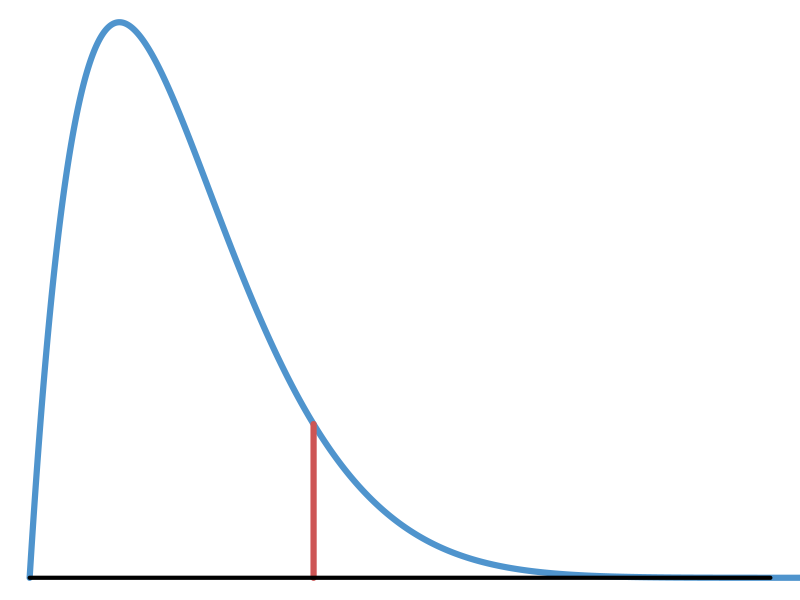

Source code (R):





library("tidyverse")



x <- seq(0,1,length.out=1000)
y <- dbeta( x, 2, 11 )


png( "beta.png", width = 600 , height = 600  )


par( mar=c(0,0,0,0) )

plot( 
  y ~ x , type="l" ,
  xaxt='n', yaxt='n',
  xlab="", ylab="",
  col="steelblue3",
  lwd=6,
  frame=FALSE,
  xlim=c(0,0.75)
)

points(
  x = rep( qbeta(0.9,2,11), 2 ),
  y = c(0,dbeta(qbeta(0.9,2,11),2,11)),
  type="l", col="indianred3",
  lwd=6
)

points(
  x=c(0,0.75),
  y=c(0,0),
  type="l", col="black", lwd=4
)

# export size:

dev.off()

